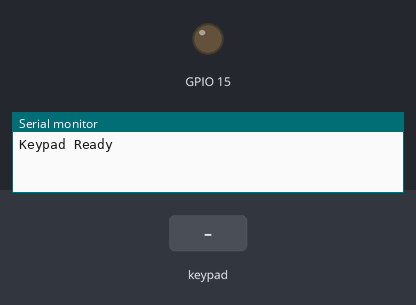
A sketch run on a simulated ESP32. Shown: output pins drawn as LEDs (lit = HIGH), the last lines printed to the serial monitor. Inputs (shaded band) come from the test bench.

Above: at 1.2 s.
1.3 s: key '1' pressed
At 1.7 s:
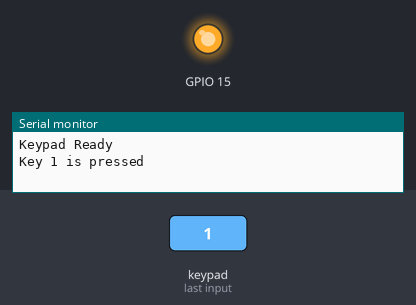
2.8 s: keypad keys 2 5 2 6 2 7 1 3 pressed 0.4 s apart
At 3.9 s:
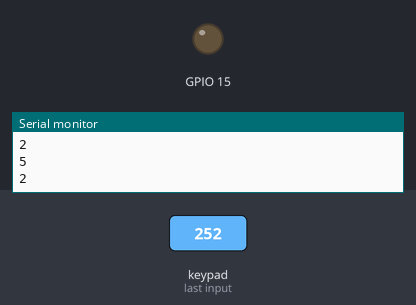
Timing chart, 0 to 7.1 s (numbered marks = the images above; inputs shaded):
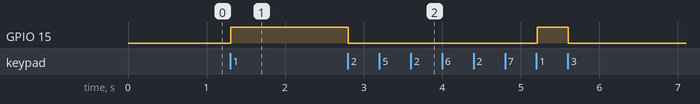

Measured:
- after the input at 1.3 s, GPIO 15: LOW → HIGH at once
- after the input at 2.8 s, GPIO 15: HIGH → LOW at once, → HIGH 2.4 s later, → LOW 0.39 s later

The sketch:

error_keypad.ino
```cpp
#include <Keypad.h>
#define NO_KEY '\0'

const byte ROWS = 4; // Four rows
const byte COLS = 4; // Four columns

char keys[ROWS][COLS] = {
  {'1', '2', '3', 'A'},
  {'4', '5', '6', 'B'},
  {'7', '8', '9', 'C'},
  {'*', '0', '#', 'D'}
};
byte rowPins[ROWS] = {33, 32, 35, 34}; // Connect to the row pinouts of the keypad
byte colPins[COLS] = {25, 26, 27, 13}; // Connect to the column pinouts of the keypad

Keypad keypad = Keypad(makeKeymap(keys), rowPins, colPins, ROWS, COLS);
char key_val = 'X';

void setup() {
  Serial.begin(9600);
  Serial.println("Keypad Ready");
  pinMode(15, OUTPUT);
}

void loop() {
  char key = keypad.getKey();
  if (key != NO_KEY) { // Only process if a key is actually pressed
    key_val = key;
    if (key_val == '1') {
      digitalWrite(15, HIGH);
      Serial.println("Key 1 is pressed");
    } else {
      digitalWrite(15, LOW);
      Serial.println(key);
    }
  }
}
```
